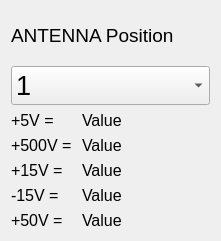
   <widget class="QWidget" name="layoutWidget">
    <property name="geometry">
     <rect>
      <x>490</x>
      <y>70</y>
      <width>221</width>
      <height>241</height>
     </rect>
    </property>
    <layout class="QGridLayout" name="gridLayout">
     <item row="2" column="0">
      <widget class="QComboBox" name="position_number">
       <property name="font">
        <font>
         <pointsize>20</pointsize>
         <weight>50</weight>
         <bold>false</bold>
        </font>
       </property>
       <property name="mouseTracking">
        <bool>true</bool>
       </property>
       <property name="acceptDrops">
        <bool>false</bool>
       </property>
       <property name="maxVisibleItems">
        <number>16</number>
       </property>
       <property name="maxCount">
        <number>16</number>
       </property>
       <property name="minimumContentsLength">
        <number>1</number>
       </property>
       <item>
        <property name="text">
         <string>1</string>
        </property>
       </item>
       <item>
        <property name="text">
         <string>2</string>
        </property>
       </item>
       <item>
        <property name="text">
         <string>3</string>
        </property>
       </item>
       <item>
        <property name="text">
         <string>4</string>
        </property>
       </item>
       <item>
        <property name="text">
         <string>5</string>
        </property>
       </item>
       <item>
        <property name="text">
         <string>6</string>
        </property>
       </item>
       <item>
        <property name="text">
         <string>7</string>
        </property>
       </item>
       <item>
        <property name="text">
         <string>8</string>
        </property>
       </item>
       <item>
        <property name="text">
         <string>9</string>
        </property>
       </item>
       <item>
        <property name="text">
         <string>10</string>
        </property>
       </item>
       <item>
        <property name="text">
         <string>11</string>
        </property>
       </item>
       <item>
        <property name="text">
         <string>12</string>
        </property>
       </item>
       <item>
        <property name="text">
         <string>13</string>
        </property>
       </item>
       <item>
        <property name="text">
         <string>14</string>
        </property>
       </item>
       <item>
        <property name="text">
         <string>15</string>
        </property>
       </item>
       <item>
        <property name="text">
         <string>16</string>
        </property>
       </item>
      </widget>
     </item>
     <item row="3" column="0">
      <layout class="QFormLayout" name="formLayout">
       <item row="0" column="0">
        <widget class="QLabel" name="five">
         <property name="font">
          <font>
           <pointsize>12</pointsize>
           <weight>50</weight>
           <bold>false</bold>
          </font>
         </property>
         <property name="text">
          <string>+5V =</string>
         </property>
        </widget>
       </item>
       <item row="0" column="1">
        <widget class="QLabel" name="five_value">
         <property name="font">
          <font>
           <pointsize>12</pointsize>
           <weight>50</weight>
           <bold>false</bold>
          </font>
         </property>
         <property name="text">
          <string>Value</string>
         </property>
        </widget>
       </item>
       <item row="1" column="0">
        <widget class="QLabel" name="five_hundred">
         <property name="font">
          <font>
           <pointsize>12</pointsize>
           <weight>50</weight>
           <bold>false</bold>
          </font>
         </property>
         <property name="text">
          <string>+500V = </string>
         </property>
        </widget>
       </item>
       <item row="1" column="1">
        <widget class="QLabel" name="five_hundred_value">
         <property name="font">
          <font>
           <pointsize>12</pointsize>
           <weight>50</weight>
           <bold>false</bold>
          </font>
         </property>
         <property name="text">
          <string>Value</string>
         </property>
        </widget>
       </item>
       <item row="2" column="0">
        <widget class="QLabel" name="fifteen">
         <property name="font">
          <font>
           <pointsize>12</pointsize>
           <weight>50</weight>
           <bold>false</bold>
          </font>
         </property>
         <property name="text">
          <string>+15V = </string>
         </property>
        </widget>
       </item>
       <item row="2" column="1">
        <widget class="QLabel" name="fifteen_value">
         <property name="font">
          <font>
           <pointsize>12</pointsize>
           <weight>50</weight>
           <bold>false</bold>
          </font>
         </property>
         <property name="text">
          <string>Value</string>
         </property>
        </widget>
       </item>
       <item row="3" column="0">
        <widget class="QLabel" name="minus_fifteen">
         <property name="font">
          <font>
           <pointsize>12</pointsize>
           <weight>50</weight>
           <bold>false</bold>
          </font>
         </property>
         <property name="text">
          <string>-15V = </string>
         </property>
        </widget>
       </item>
       <item row="3" column="1">
        <widget class="QLabel" name="minus_fifteen_value">
         <property name="font">
          <font>
           <pointsize>12</pointsize>
           <weight>50</weight>
           <bold>false</bold>
          </font>
         </property>
         <property name="text">
          <string>Value</string>
         </property>
        </widget>
       </item>
       <item row="4" column="0">
        <widget class="QLabel" name="fifty">
         <property name="font">
          <font>
           <pointsize>12</pointsize>
           <weight>50</weight>
           <bold>false</bold>
          </font>
         </property>
         <property name="text">
          <string>+50V = </string>
         </property>
        </widget>
       </item>
       <item row="4" column="1">
        <widget class="QLabel" name="fifty_value">
         <property name="font">
          <font>
           <pointsize>12</pointsize>
           <weight>50</weight>
           <bold>false</bold>
          </font>
         </property>
         <property name="text">
          <string>Value</string>
         </property>
        </widget>
       </item>
      </layout>
     </item>
     <item row="1" column="0">
      <widget class="QLabel" name="label">
       <property name="font">
        <font>
         <pointsize>14</pointsize>
         <weight>50</weight>
         <bold>false</bold>
        </font>
       </property>
       <property name="text">
        <string>ANTENNA Position</string>
       </property>
      </widget>
     </item>
    </layout>
   </widget>
